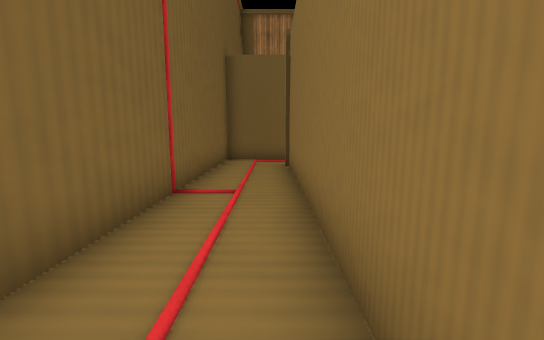
[1] (above)

24 first-person views from a walk through a 3-D level made in the Unity game engine. The camera is 1.3 m above the floor, tilts 8° down and sees 90° across. Doors are open. The floor is counted in squares, 1.2 m on a side. Each view is taken from the middle of a square. On the plan, view 1 faces up. The plan holds only what a view shows up to about 12 squares ahead; the rest is blank. The place goes on beyond the plan. The player is left out. Some surface patterns are stand-ins.

[2]
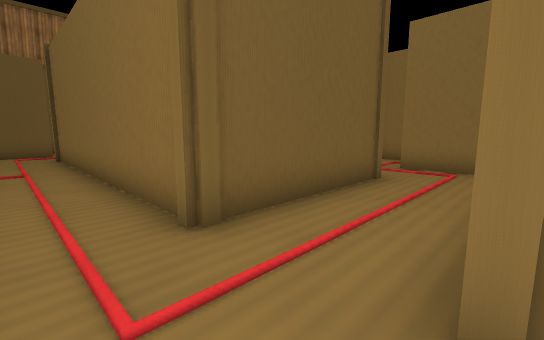

[3]
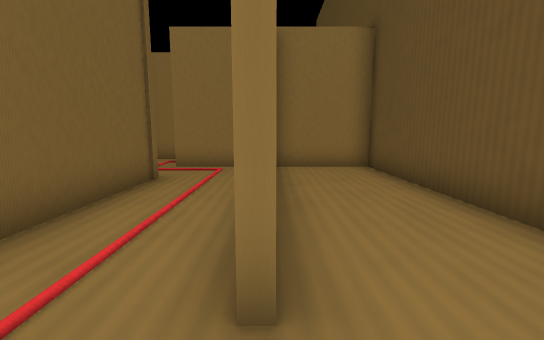

[4]
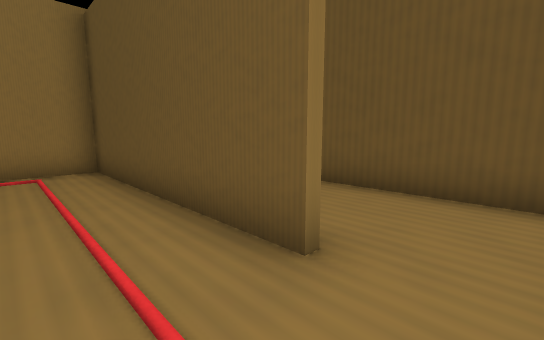

[5]
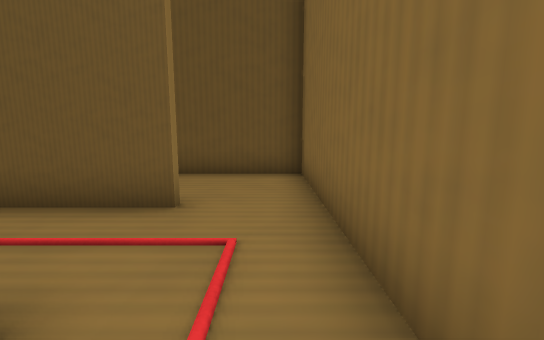

[6]
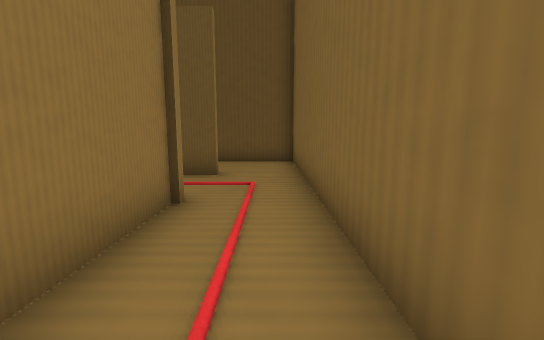

[7]
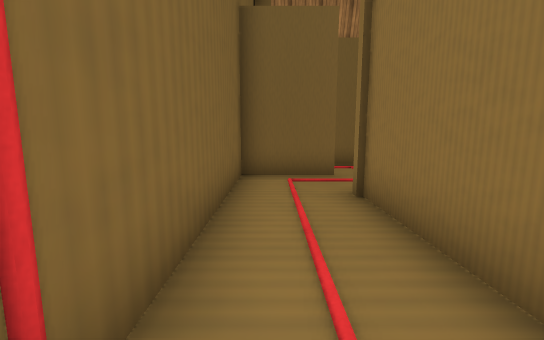

[8]
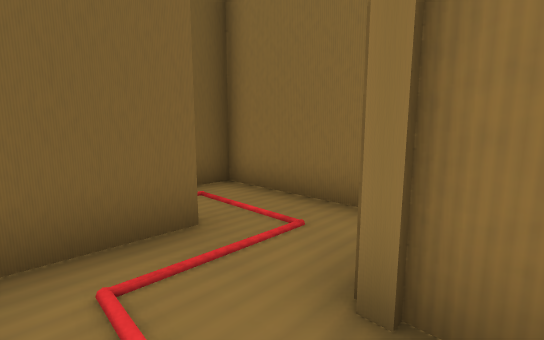

[9]
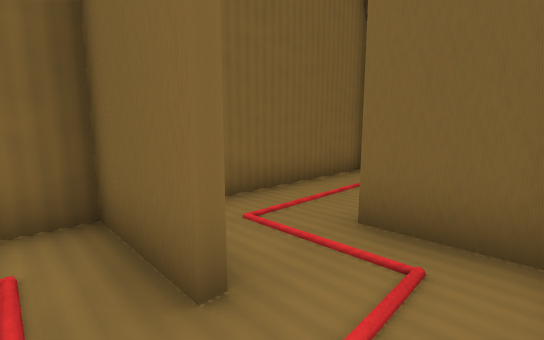

[10]
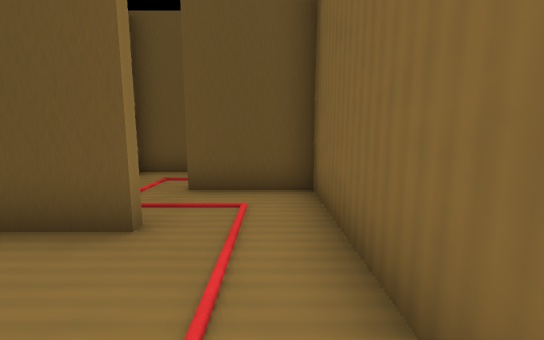

[11]
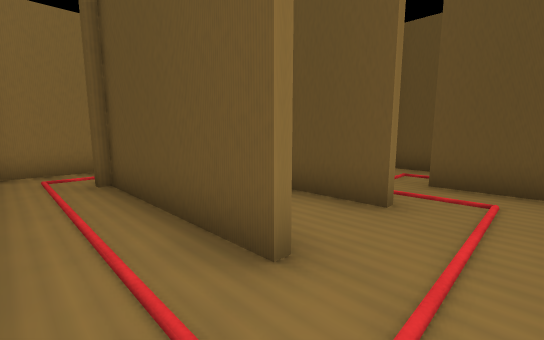

[12]
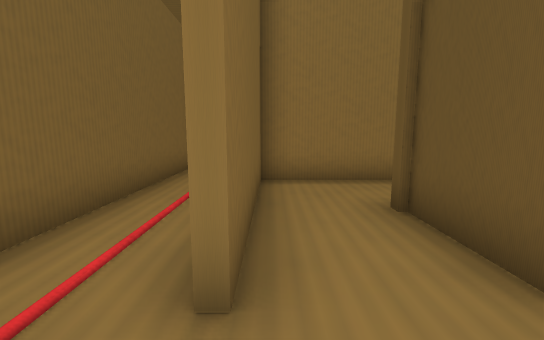

[13]
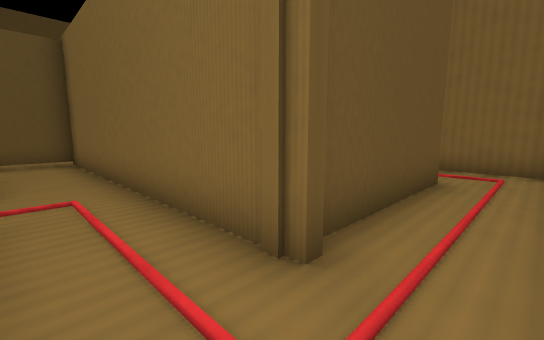

[14]
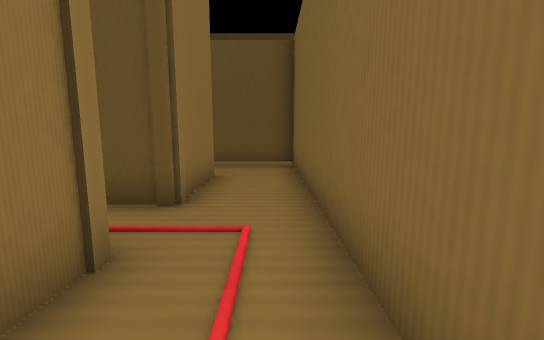

[15]
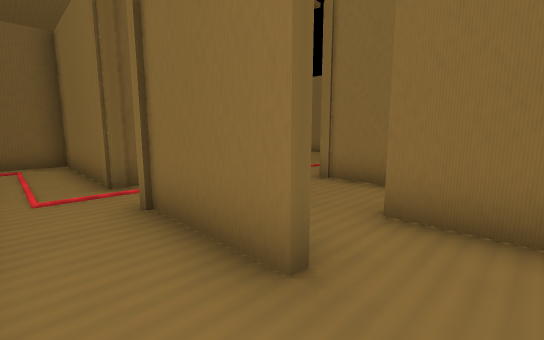

[16]
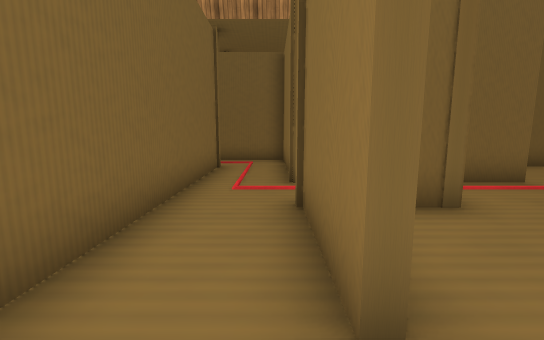

[17]
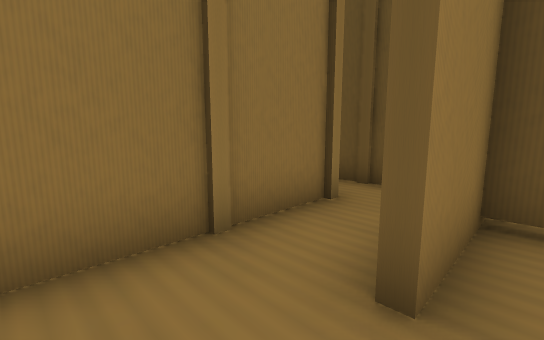

[18]
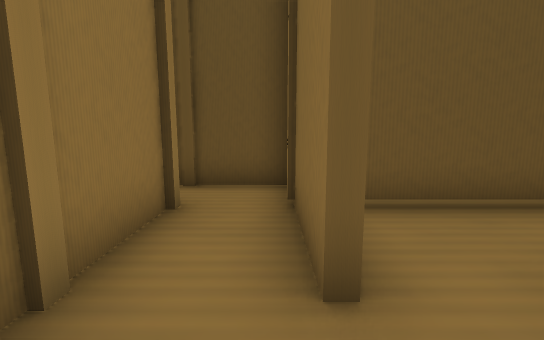

[19]
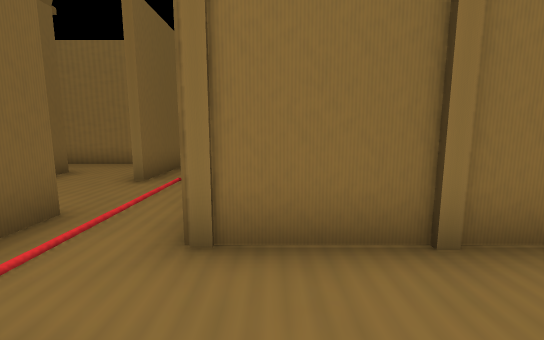

[20]
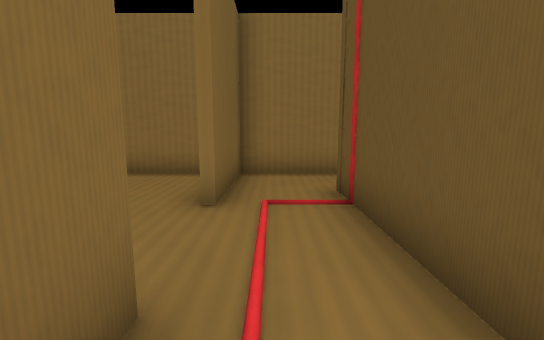

[21]
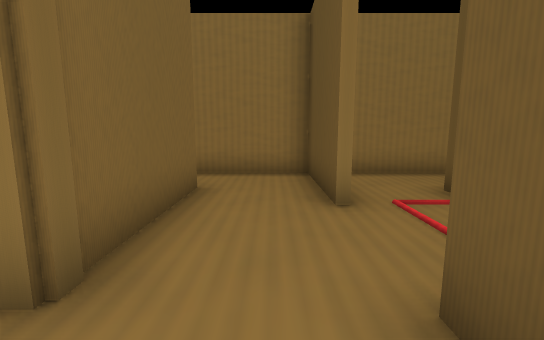

[22]
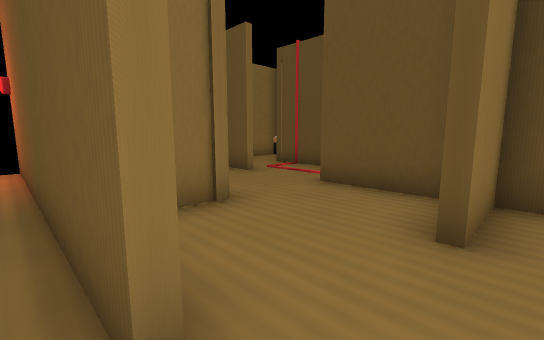

[23]
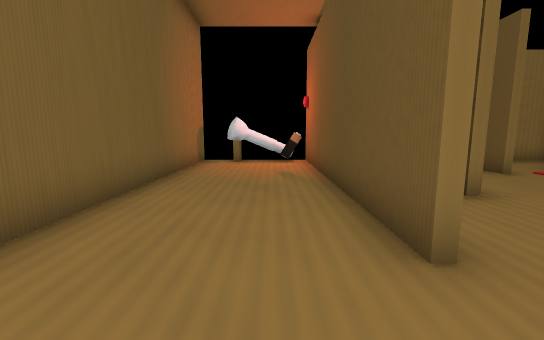

[24]
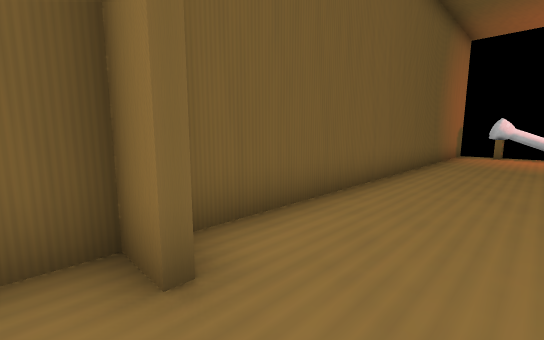

### Floor plan
Ten units are one square. View 1 is at (0, 0); x grows to the right and y downward. Boxes are objects, and circles mark ways between rooms. Rooms are numbered by the first view taken in them; rooms with no view inside come last. Other rooms are left out.
<svg viewBox="-23 -221 218 296">
<path fill="none" stroke="#000" d="M4 38 74 38 74 10M54 13 5 13 5 -89M11 -87 26 -87 26 -104M6 -108 -18 -108 -18 35M-18 35 -18 70 74 70 74 41M53 -158 53 -63 75 -63M80 -128 74 -128 74 -175 14 -175M5 -155 51 -155M74 -82 74 -110 85 -110M-18 -175 -18 -145M75 -63 94 -63 94 -85M98 -108 90 -108M97 -85 97 -60M115 -60 115 -109M96 -45 124 -45M101 -132 125 -132M89 -132 94 -132 94 -151M145 -155 126 -155 126 -164M186 -216 54 -216M100 -177 185 -177M47 -206 47 -216 39 -216M162 -155 145 -155M149 -132 182 -132 182 -156M26 -104 26 -128 5 -128M-18 -125 -18 -110 6 -110"/>
<rect x="175" y="-205" width="10" height="10" fill="#bbb"><title>flashlight</title></rect>
<circle cx="-5" cy="40" r="3" fill="#2a7"/>
<circle cx="15" cy="-110" r="3" fill="#2a7"/>
<circle cx="80" cy="-75" r="3" fill="#2a7"/>
<circle cx="110" cy="-110" r="3" fill="#2a7"/>
<circle cx="55" cy="-190" r="3" fill="#2a7"/>
<circle cx="100" cy="-95" r="3" fill="#2a7"/>
<circle cx="95" cy="-180" r="3" fill="#2a7"/>
<circle cx="155" cy="-145" r="3" fill="#2a7"/>
<text x="0" y="-20">1</text>
<text x="30" y="50">2</text>
<text x="60" y="-140">3</text>
<text x="90" y="-80">4</text>
<text x="110" y="-90">5</text>
<text x="110" y="-150">6</text>
<text x="190" y="-150">7</text>
<text x="10" y="-200">8</text>
<text x="160" y="-150">9</text>
<text x="10" y="-120">10</text>
</svg>
Room 1 opens to room 2. Room 1 opens to room 10. Room 3 opens to room 4. Room 3 opens to room 5. Room 3 opens to room 7. Room 4 opens to room 5. Room 6 opens to room 7. Room 6 opens to room 9.

Where each view was taken, in squares from view 1:
view 1: 0 up, 0 right, facing up
view 2: 4 down, 1 left, facing up-right
view 3: 4 down, 1 left, facing right
view 4: 2 down, 1 left, facing down-right
view 5: 0 up, 1 left, facing down
view 6: 3 up, 1 left, facing down
view 7: 4 up, 1 left, facing up
view 8: 8 up, 1 left, facing up-right
view 9: 10 up, 2 right, facing up-left
view 10: 16 up, 1 left, facing down
view 11: 17 up, 1 left, facing down-right
view 12: 15 up, 1 left, facing right
view 13: 17 up, 7 right, facing down-left
view 14: 15 up, 6 right, facing down
view 15: 7 up, 6 right, facing up-right
view 16: 7 up, 7 right, facing up
view 17: 10 up, 9 right, facing down-right
view 18: 10 up, 10 right, facing down
view 19: 10 up, 9 right, facing right
view 20: 12 up, 11 right, facing right
view 21: 14 up, 11 right, facing right
view 22: 18 up, 9 right, facing down-right
view 23: 19 up, 8 right, facing right
view 24: 19 up, 4 right, facing up-right
